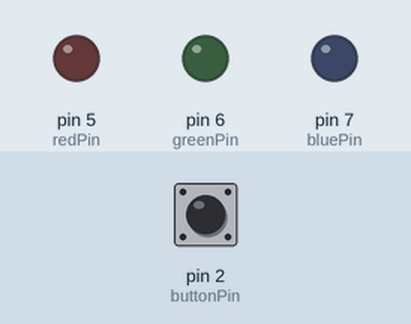
Bench run of a sketch on a simulated Arduino Uno, built with avr-gcc and run on an emulated ATmega328P. Shown: output pins drawn as LEDs (lit = HIGH). The test bench sets the inputs (shaded band); at power-on: pin 2 (buttonPin) HIGH.

Above: at 1.2 s.
1.3 s: pin 2 (buttonPin) pulled LOW for 0.15 s
At 2.1 s:
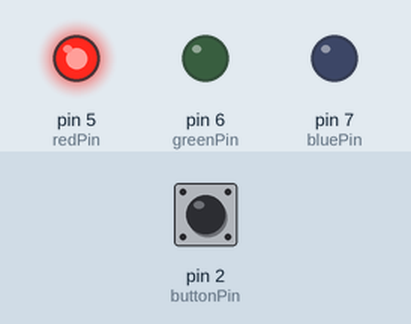
At 4.0 s:
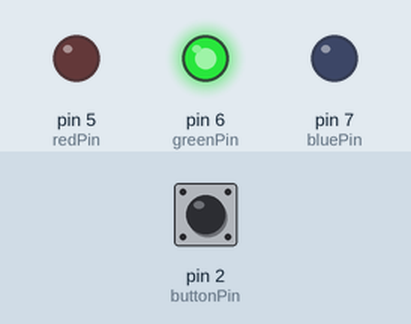
7.4 s: pin 2 (buttonPin) pulled LOW for 1 s
At 9.7 s:
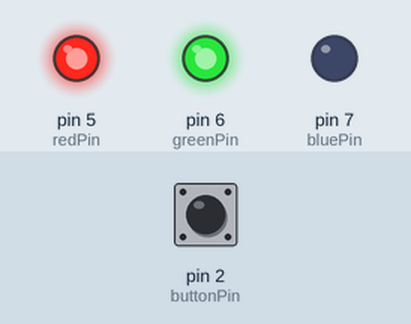
Timing chart, 0 to 15.8 s (numbered marks = the images above; inputs shaded):
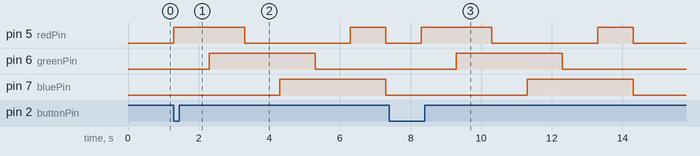

Measured:
- after the input at 1.3 s, pin 5 (redPin): LOW → HIGH at once, → LOW 2.0 s later, → HIGH 3.0 s later, → LOW 1.0 s later; pin 6 (greenPin): LOW → HIGH after 1.0 s, → LOW 3.0 s later; pin 7 (bluePin): LOW → HIGH after 3.0 s, → LOW 3.0 s later
- after the input at 7.4 s, pin 5 (redPin): LOW → HIGH after 0.90 s, → LOW 2.0 s later, → HIGH 3.0 s later, → LOW 1.0 s later; pin 6 (greenPin): LOW → HIGH after 1.9 s, → LOW 3.0 s later; pin 7 (bluePin): LOW → HIGH after 3.9 s, → LOW 3.0 s later

The sketch:

LEDPattern.ino
```cpp
/*--------------------------------------------------------------------
Name: Matthew Schlatter
Date: 2/1/2024
Course: CSCE 336 Embedded Systems (Spring 2024)
File: LedPattern.ino
HW/Lab: Lab 1, LED and button component

Purp:   A brief description of what this program does and
        the general solution strategy.

Doc:    Arduino examples website, wednesday office hours with Falkinburg,
        https://www.circuitbasics.com/how-to-connect-and-program-push-buttons-on-the-arduino/

Academic Integrity Statement: I certify that, while others may have
assisted me in brain storming, debugging and validating this program,
the program itself is my own work. I understand that submitting code
which is the work of other individuals is a violation of the honor
code. I also understand that if I knowingly give my original work to
another individual is also a violation of the honor code.
--------------------------------------------------------------------*/
#include <Arduino.h>

const int buttonPin = 2;
const int redPin =  5;
const int greenPin =  6;
const int bluePin =  7;

int buttonState = HIGH;

void setup() {
  // initialize the LED pin as an output:
  pinMode(redPin, OUTPUT);
  pinMode(greenPin, OUTPUT);
  pinMode(bluePin, OUTPUT);
  // initialize the pushbutton pin as an input:
  pinMode(buttonPin, INPUT_PULLUP);
}

void loop() {
  // read the state of the pushbutton value:
  buttonState = digitalRead(buttonPin);

  // check if the pushbutton is pressed. If it is, the buttonState is HIGH:
  if (buttonState == LOW) {
    digitalWrite(redPin, HIGH);   // turn the LED on (HIGH is the voltage level)
    delay(1000);
    digitalWrite(greenPin, HIGH);
    delay(1000);
    digitalWrite(redPin, LOW);    // turn the LED off by making the voltage LOW
    delay(1000);
    digitalWrite(bluePin, HIGH);
    delay(1000);
    digitalWrite(greenPin, LOW);
    delay(1000);
    digitalWrite(redPin, HIGH);
    delay(1000);
    digitalWrite(bluePin, LOW);
    digitalWrite(redPin, LOW);
    delay(1000);
  }
}
```
